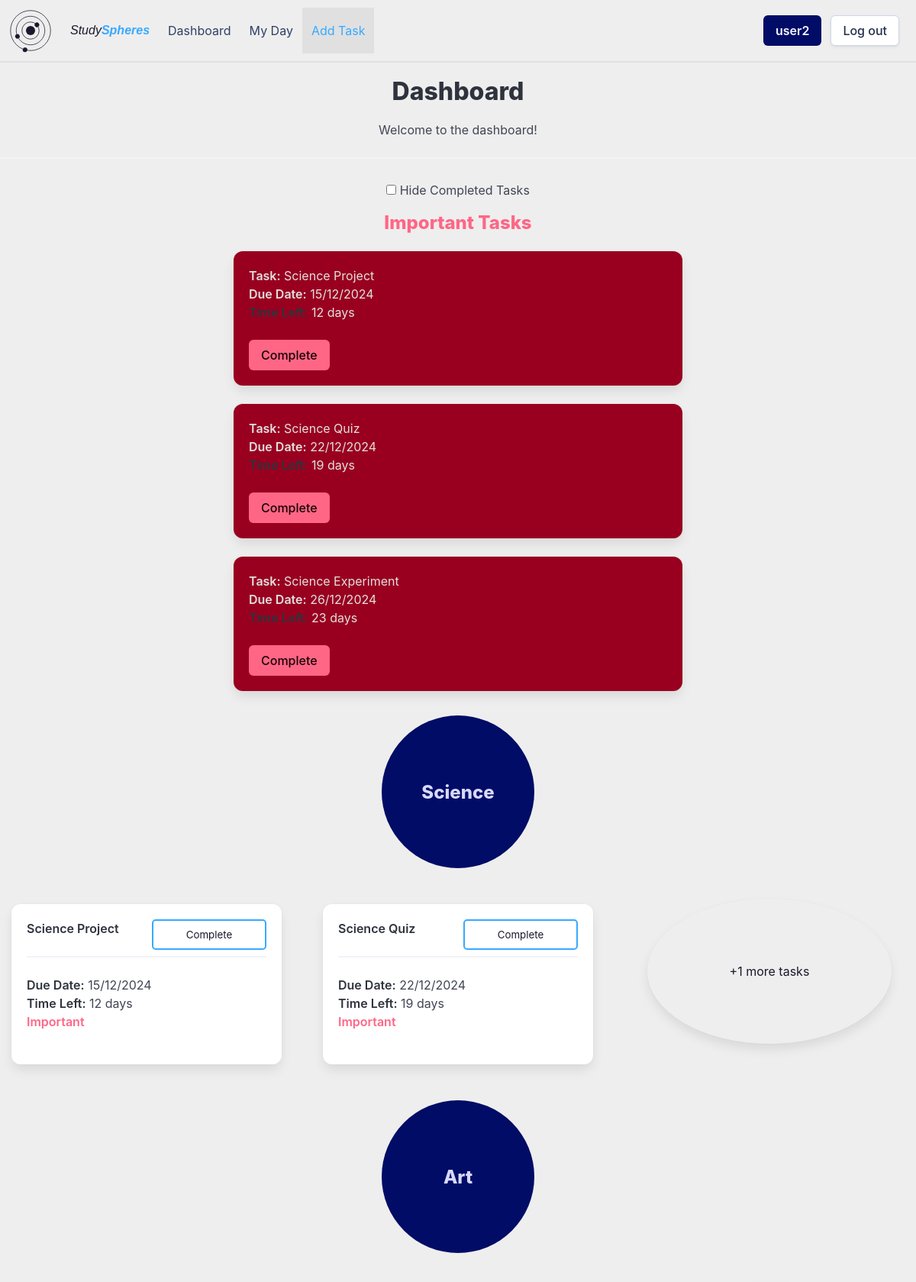
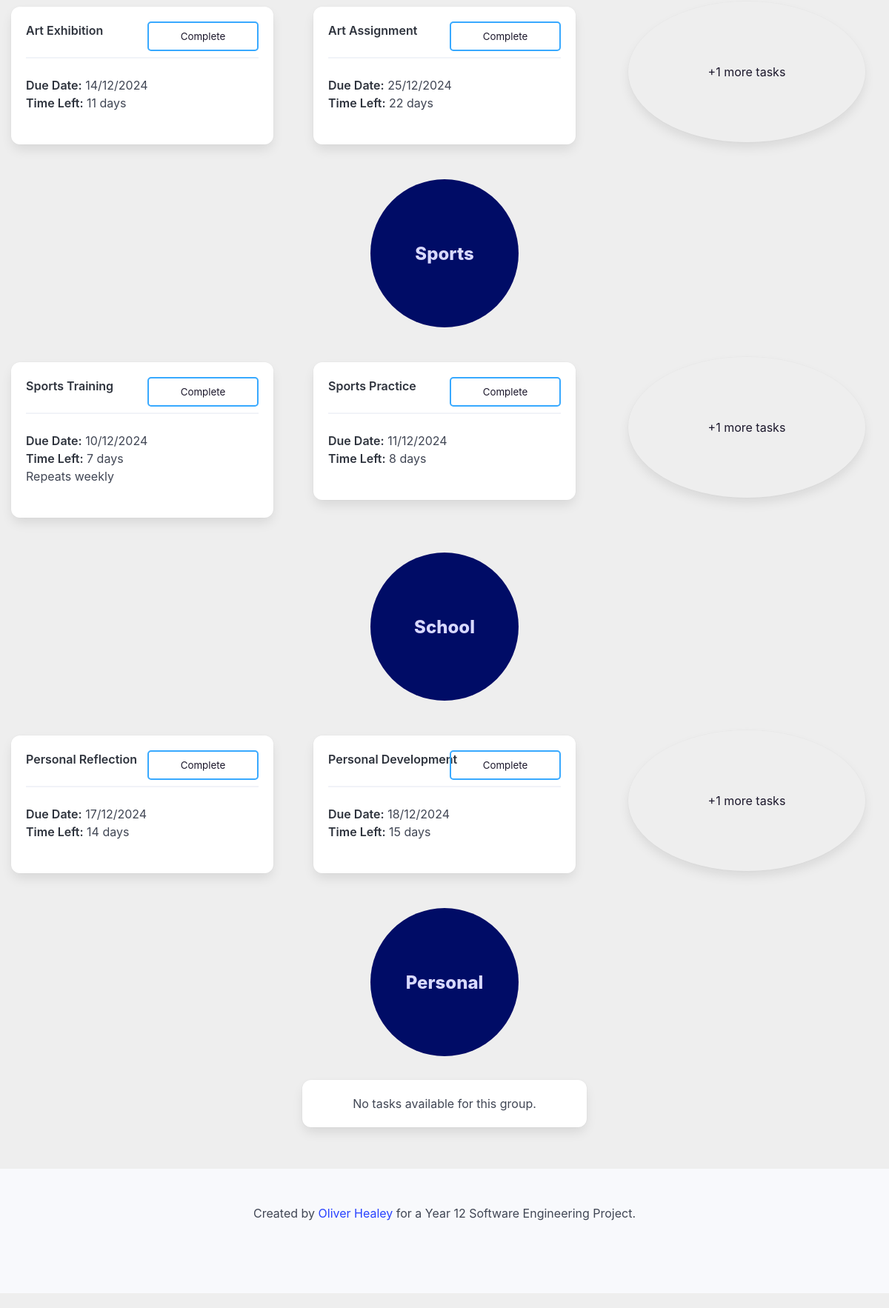
Screenshot of /dashboard (signed in) with the database file from the repository (2 pictures, top to bottom).
### setup_db.py (models this page shows)
class Task(Base):
    __tablename__ = 'tasks'
    task_id = Column(String, primary_key=True)
    name = Column(String, nullable=False)
    details = Column(String)
    important = Column(Boolean, nullable=False)
    due_date = Column(DateTime, nullable=False)
    completed = Column(Boolean, nullable=False)
    repeat = Column(String, nullable=False)
    user_id = Column(String, ForeignKey('userdetails.id'), nullable=False)
    group_id = Column(String, ForeignKey('groups.group_id'), nullable=False)
    user = relationship('User', back_populates='tasks')
    groups = relationship('Group', back_populates='tasks')

class Group(Base):
    __tablename__ = 'groups'
    group_id = Column(String, primary_key=True, nullable=False)
    group_name = Column(String, nullable=False)
    user_id = Column(String, ForeignKey('userdetails.id'), nullable=False)
    user = relationship('User', back_populates='groups')
    tasks = relationship('Task', back_populates='groups')

### app.py (the view)
@app.route('/dashboard')
def dashboard():
    userId = flaskSession.get('userId')
    if userId is None:
        return redirect(url_for('login'))
    else:
        hideCompleted = flaskSession.get('hideCompleted')
        if hideCompleted:
            tasks = sessionDb.query(Task).filter(Task.user_id == userId, Task.completed == False).order_by(Task.due_date).all()
        else:
            tasks = sessionDb.query(Task).filter(Task.user_id == userId).order_by(Task.due_date).all()
        groups = sessionDb.query(Group).filter(Group.user_id == userId).all()
        date = datetime.datetime.now().date()
        return render_template('dashboard.html', tasks=tasks, groups=groups, showDetails=False, hideCompleted=hideCompleted, date=date)

### templates/dashboard.html (shortened to what this page needs)
{% extends 'base_loggedin.html' %}
{% block heading %}Dashboard{% endblock %}
{% block content %}
    <p class="has-text-centered">Welcome to the dashboard!</p>
    <hr>
    <div class="dashboard-controls field has-text-centered">
        <input id="hide-completed" type="checkbox" name="hide_completed" class="checkbox dashboard-check" onchange="document.getElementById('hide-completed-form').submit();" {% if hideCompleted %}checked{% endif %}>
        <label for="hide-completed">Hide Completed Tasks</label>
    </div>
    <div class="columns is-multiline">
        {% if tasks | selectattr('important', 'equalto', True) | selectattr('completed', 'equalto', False) | list | length > 0 %}
        <div class="column is-full">
            <p class="title is-4 has-text-centered has-text-danger">Important Tasks</p>
        </div>
        {% endif %}
        {% for task in tasks %}
            {% if task.important and not task.completed %}
                <div class="column is-half is-offset-3">
                    <div class="box important-box" onclick="window.location.href='/task/{{ task.task_id }}'">
                        <div class="media-content">
                            <div class="content">
                                <p class="important-text">
                                    <strong class="important-text">Task:</strong> {{ task.name }}<br>
                                    <strong class="important-text">Due Date:</strong> {{ task.due_date.strftime('%d/%m/%Y') }}<br>
                                    {% if date < task.due_date.date() %}
                                        <strong>Time Left:</strong> {{ (task.due_date.date() - date).days }} days<br>
                                    {% elif date == task.due_date.date() %}
                                        <strong class="has-text-warning">Due Today</strong><br>
                                    {% else %}
                                        <strong class="has-text-danger">Overdue</strong><br>
                                    {% endif %}
                                </p>
                            </div>
                            <form action="/complete" method="POST">
                                <input type="submit" value="Complete" class="button is-danger">
                            </form>
                        </div>
                    </div>
                </div>
            {% endif %}
        {% endfor %}
    </div>
    <div class="columns is-multiline">
        {% for group in groups %}
            <div class="circle-holder column is-full is-centered">
                <div class="collision-checker">
                    <div class="group-circle" onclick="window.location.href='/group/{{ group.group_id }}'">
                        <div class="hero-body">
                            <p class="group-circle-title title is-4">{{ group.group_name }}</p>
                        </div>
                    </div>
                </div>
            </div>
            {% set has_tasks = tasks | selectattr('group_id', 'equalto', group.group_id) | list | length > 0 %}
            {% set group_tasks = tasks | selectattr('group_id', 'equalto', group.group_id) | list %}
            {% if not has_tasks %}
                <div class="column is-4 is-offset-4 has-text-centered">
                    <div class="box">
                        <p class="has-text-centered">No tasks available for this group.</p>
                    </div>
                </div>
            {% endif %}
            {% for task in group_tasks %}
                {% if loop.index < 3 %}
                    <div class="column is-one-third is-offset-{{ ((3 - group_tasks|length) * 2 if not group_tasks|length > 2 else 0) if loop.index == 1 else 0 }}">
                        {% include 'task_box.html' %}
                    </div>
                {% endif %}
                {% if loop.index == 3 %}
                    {% set remaining_tasks = tasks | selectattr('group_id', 'equalto', group.group_id) | list | length - 2 %}
                    {% if remaining_tasks > 0 %}
                        <div class="column is-one-third">
                            <div class="box task-circle" onclick="window.location.href='/group/{{ group.group_id }}'">
                                <article class="media">
                                    <div class="media-content">
                                        <div class="content">
                                            <p class="has-text-centered">+{{ remaining_tasks }} more tasks</p>
                                        </div>
                                    </div>
                                </article>
                            </div>
                        </div>
                    {% endif %}
                {% endif %}
            {% endfor %}
        {% endfor %}
{% endblock %}

### templates/task_box.html (shortened to what this page needs)
<div class="box task-box {% if date > task.due_date.date() and not task.completed %}overdue-task{% endif %}" onclick="window.location.href='/task/{{ task.task_id }}'">
    <div class="content">
        <p>
            <strong class="{{ 'has-text-success' if task.completed else '' }}">{{ task.name }}</strong>
            <hr>
            {% if not task.completed %}
                <strong>Due Date:</strong> {{ task.due_date.strftime('%d/%m/%Y') }}<br>
                {% if date < task.due_date.date() %}
                    <strong>Time Left:</strong> {{ (task.due_date.date() - date).days }} days<br>
                {% elif date == task.due_date.date() %}
                    <strong class="has-text-warning">Due Today</strong><br>
                {% else %}
                    <strong class="has-text-danger">Overdue</strong><br>
                {% endif %}
                {% if task.important %}
                    <strong class="has-text-danger circle-header">Important</strong><br>
                {% endif %}
                {% if task.repeat != 'none' %}
                    Repeats {{ task.repeat }}<br>
                {% endif %}
            {% else %}
                <strong class="has-text-success">Task Complete</strong>
            {% endif %}
        </p>
    </div>
    {% if not task.completed %}
        <form action="/complete" method="POST">
            <input type="submit" value="Complete" class="task-complete-button">
        </form>
    {% else %}
        <form action="/decomplete" method="POST">
            <input type="hidden" name="task_id" value="{{ task.task_id }}">
            <input type="submit" value="Remove Complete" class="task-complete-button">
        </form>
    {% endif %}
</div>

### static/styles/styles.css (style rules this page uses)
:root { --bulma-primary-h: 206deg; --bulma-primary-l: 61%; --bulma-link-l: 20%; --bulma-info-h: 63deg; --bulma-info-l: 68%; --bulma-scheme-s: 36%; --bulma-body-background-color: light-dark(#eeeeee, #0f141f); color-scheme: light dark; --accent-color: light-dark(#1c182c, #e0e0e0); --accent-color-invert: light-dark(#e0e0e0, #160f34); --warning-color: light-dark(#ffdddd, #330000); }
body { margin: none; padding: none; }
.hero-body { padding: 20px; }
.circle-holder { display: flex; justify-content: center; align-items: center; }
.collision-checker { position: relative; margin: .5em; border-radius: 50%; width: 200px; text-align: center; align-content: center; overflow: visible; height: 200px; }
.group-circle { position: relative; border-radius: 50%; width: 200px; text-align: center; align-content: center; overflow: visible; height: 200px; background-color: var(--bulma-link); }
.collision-checker > .group-circle { animation: circle-leave 0.3s ease-in-out forwards; }
.group-circle-title { color: #d8d9ff; }
.task-circle { position: relative; margin: .5em; border-radius: 50%; width: 320px; text-align: center; align-content: center; justify-self: center; overflow: hidden; height: 190px; background-color: transparent; color: var(--accent-color); transition: all 0.5s; cursor: pointer; }
.task-circle:after { content: 'View...'; position: absolute; opacity: 0; height: 100%; top: 0px; right: -20px; align-content: center; padding: 10px; transition: 0.5s; color: #e0e0e0; background-color: var(--bulma-link); }
.circle-header { color: #1c182c; }
.important-text { color: #e0e0e0; }
.task-box { position: relative; overflow: hidden; transition: all 0.5s; cursor: pointer; margin: 15px; }
.task-box:before { content: ''; position: absolute; opacity: 0; height: 100%; width: 100%; top: 0px; bottom: 0px; right: 0px; align-content: center; padding: 10px; transition: 0.5s; color: #0f141f; background-color: var(--bulma-primary); }
.task-box:after { content: 'Click for more details...'; opacity: 0; position: absolute; bottom: -20px; right: 20px; transition: 0.5s; font-size: 0.7rem; }
.task-complete-button { position: absolute; top: 20px; right: 20px; width: 150px; height: 40px; background-color: transparent; border: var(--bulma-primary) solid 2px; color: var(--accent-color); border-radius: 5px; padding: 5px; cursor: pointer; }
.dashboard-controls { justify-self: center; padding: 5px; cursor: pointer; }
.dashboard-controls > label { cursor: pointer; }
.dashboard-controls::after { opacity: 0; z-index: -1; }
.important-box { background-color: var(--bulma-danger-30); transition: all 0.5s; }
.important-box:after { content: 'Click for more details...'; opacity: 0; position: absolute; bottom: -20px; right: 20px; transition: 0.5s; font-size: 0.7rem; color: #e0e0e0; }

### rows the page displays
Task: name "Science Project", due_date "15/12/2024", (task.due_date.date()-date).days "12", important "Important"
Task: name "Science Quiz", due_date "22/12/2024", (task.due_date.date()-date).days "19", important "Important"
Task: name "Science Experiment", due_date "26/12/2024", (task.due_date.date()-date).days "23", important "1"
Group: group_name "Science"
Group: group_name "Art"
Task: name "Art Exhibition", due_date "14/12/2024", (task.due_date.date()-date).days "11"
Task: name "Art Assignment", due_date "25/12/2024", (task.due_date.date()-date).days "22"
Task: remaining_tasks "1"
Group: group_name "Sports"
Task: name "Sports Training", due_date "10/12/2024", (task.due_date.date()-date).days "7", repeat "weekly"
Task: name "Sports Practice", due_date "11/12/2024", (task.due_date.date()-date).days "8"
Task: remaining_tasks "1"
Group: group_name "School"
Task: name "Personal Reflection", due_date "17/12/2024", (task.due_date.date()-date).days "14"
Task: name "Personal Development", due_date "18/12/2024", (task.due_date.date()-date).days "15"
Task: remaining_tasks "1"
Group: group_name "Personal", shows "No tasks available for this group."

### other values shown
{{ session['username'] }} "user2"
